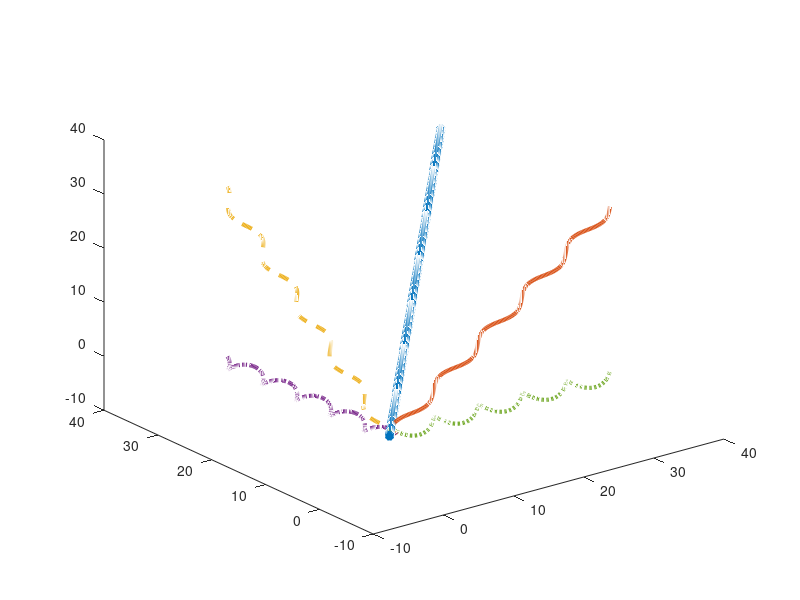

The MATLAB source for this figure:
%{
SEC4.2.M

Material de apoio do livro "Computação científica com GNU Octave".
Exemplos da seção 4.2, capítulo 4, "Produzindo gráficos no Octave".

* Autor: Alexandre 'Jaguar' Fioravante de Siqueira
* Editora: Casa do Código
* Contato: http://www.programandociencia.com/sobre/
           http://www.casadocodigo.com.br/
* Fórum de discussão: http://groups.google.com/d/forum/compcieoctave
* Material de apoio: http://goo.gl/VnnAnF

* Para citar esse material, por favor utilize a referência abaixo:
SIQUEIRA, A.F. Computação científica com GNU Octave. São Paulo: 
Casa do Código, 2015. xxx p.

Este programa é um software livre; você pode redistribuí-lo e/ou 
modificá-lo dentro dos termos da Licença Pública Geral GNU como 
publicada pela Fundação do Software Livre (FSF); na versão 3 da 
Licença, ou qualquer versão posterior.

Este programa é distribuído na esperança de que possa ser útil, 
mas SEM NENHUMA GARANTIA; sem uma garantia implícita de ADEQUAÇÃO
a qualquer MERCADO ou APLICAÇÃO EM PARTICULAR. Veja a
Licença Pública Geral GNU para maiores detalhes.

Você deve ter recebido uma cópia da Licença Pública Geral GNU junto
com este programa. Se não, veja <http://www.gnu.org/licenses/>.
%}


%% Informando vários gráficos como argumento na mesma função
% #1
k = -2*pi:0.1:2*pi;
plot(k,sin(k),'linewidth',8,k,cos(k),'linewidth',4)
legend('sin(k)','cos(k)')
legend('boxoff')

% #2
k = -2*pi:0.1:2*pi;
plot3(k,sin(k),cos(k),'linewidth',6, ...
    k,cos(k),sin(k),'dr','linewidth',4)


%% Mantendo os gráficos na mesma janela gráfica
% #1
k = -2*pi:0.1:2*pi;
plot(k,sin(k),'linewidth',8)
hold all
plot(k,cos(k),'linewidth',4)
legend('sin(k)','cos(k)')
legend('boxoff')
hold off

% #2
x = 0:0.1:4*pi;
plot(x,sin(x),'linewidth',3)
hold all
plot(x,cos(x),'--','linewidth',3)
plot(x,tan(x),'-.','linewidth',3)
plot(x,exp(x),':','linewidth',3)
plot(x,log(x),'*','linewidth',3)
axis([0,10,-2,4])
legend('Seno','Cosseno','Tangente','Exponencial','Logaritmo')
legend('boxoff')
hold off

% #3
x = 0:0.1:10*pi;
y = z = x;
plot3(x,y,z,'*','linewidth',3)
hold all
plot3(x,sin(y),z,'linewidth',3)
plot3(cos(x),y,z,'--','linewidth',3)
plot3(cos(x),y,sin(z),'-.','linewidth',3)
plot3(x,sin(y),cos(z),':','linewidth',3)
hold off

% #4
x = y = z = 0:0.1:10*pi;
